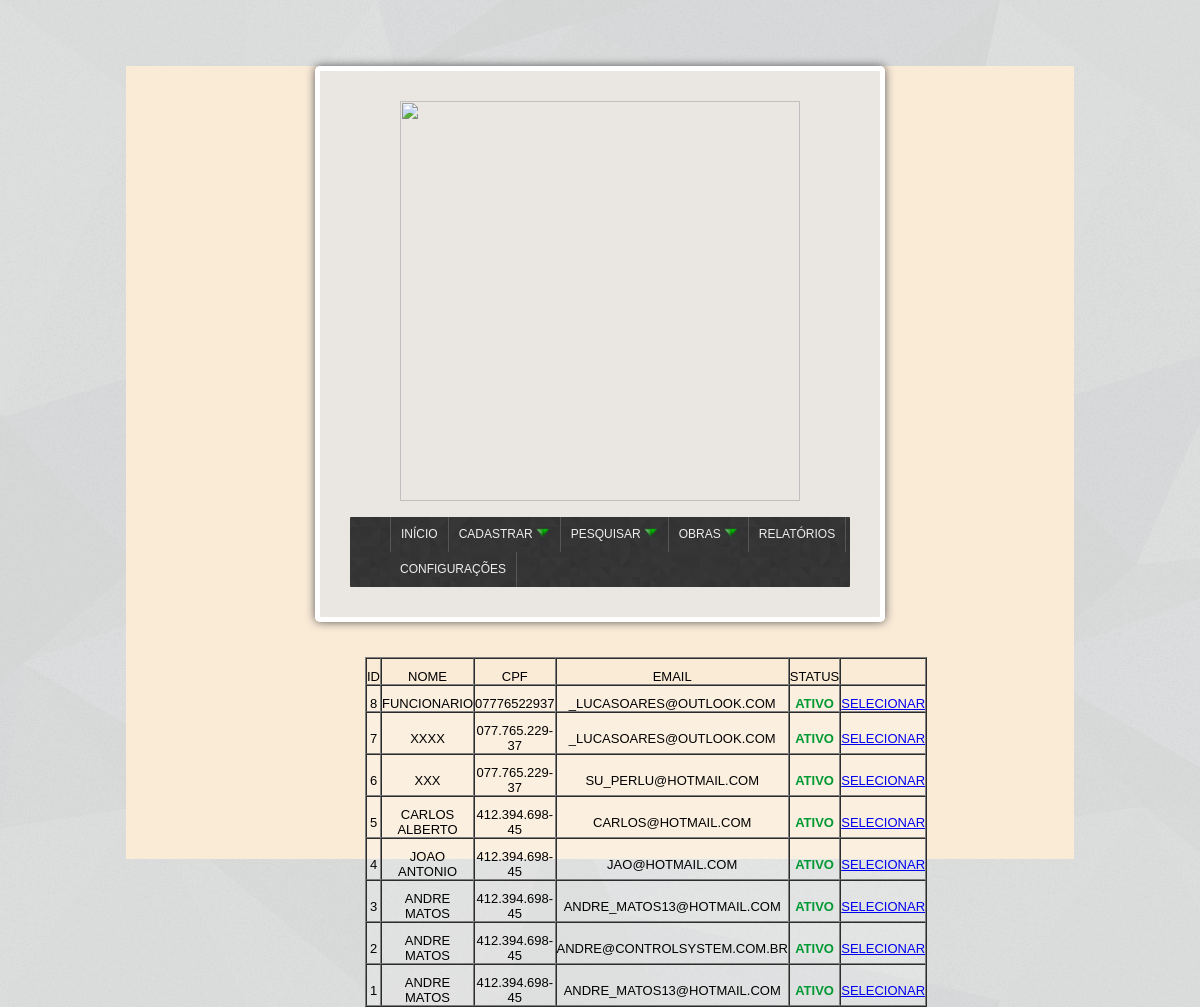
The page /reports/folha_ponto-1.php (signed in) on the database its author committed.
### tables this page shows
CREATE TABLE IF NOT EXISTS `funcionario` (
  `id_tabela` int(11) NOT NULL,
  `cod_serie` varchar(255) NOT NULL,
  `id` int(11) NOT NULL,
  `nome` varchar(255) NOT NULL,
  `cpf` varchar(14) NOT NULL,
  `rg` varchar(12) NOT NULL,
  `org_em_rg` varchar(255) NOT NULL,
  `data_em_rg` date NOT NULL,
  `num_tit_eleitor` varchar(30) NOT NULL,
  `data_nasc` date NOT NULL,
  `telefone` varchar(15) NOT NULL,
  `email` varchar(255) NOT NULL,
  `email_empresa` varchar(255) NOT NULL,
  `senha` varchar(255) NOT NULL,
  `is_admin` int(11) NOT NULL,
  `id_cbo` int(11) NOT NULL,
  `id_endereco` int(11) NOT NULL,
  `id_turno` int(11) NOT NULL,
  `id_empresa` int(11) NOT NULL,
  `id_empresa_filial` int(11) NOT NULL,
  `id_supervisor` int(11) NOT NULL,
  `id_dados_bancarios` int(11) NOT NULL,
  `data_adm` date NOT NULL COMMENT 'Data de admissão',
  `data_dem` date NOT NULL COMMENT 'Data de demissão',
  `salario_base` double NOT NULL,
  `id_valor_custo` int(11) NOT NULL,
  `qtd_horas_sem` int(11) NOT NULL,
  `num_cart_trab` varchar(50) NOT NULL,
  `num_serie_cart_trab` varchar(50) NOT NULL,
  `id_uf_cart_trab` int(11) NOT NULL COMMENT 'id do estado',
  `num_pis` varchar(20) NOT NULL,
  `data_ini` datetime NOT NULL COMMENT 'data inicio da validade do registro',
  `data_fim` datetime NOT NULL COMMENT 'data fim da validade do registro',
  `oculto` int(11) NOT NULL
);

### reports/folha_ponto-1.php (the view, shortened to what this page needs)
<html>
<head>
   <link rel="stylesheet" type="text/css" href="../../style.css">
</head>
<body>
   <div class="container">
      <div class="content">
            <div class="logo">
               <?php include_once("../view/logo.php"); ?>
            </div>
            <div class="menu">
                 <?php include_once("../view/menu_admin.php"); ?>
            </div>
            <div class="content-right" >
            	<?php
				 if($_GET['rel'] == 'funcionario'){
				 		$meses_qtd = date("m")-1;
				 		for($i=0; $i<$meses_qtd; $i++){
				 			switch($i){
				 				case 0:
				 					$meses[$i] = "Janeiro";
				 				break;
				 				case 1:
				 					$meses[$i] = "Fevereiro";
				 				break;
				 				case 2:
				 					$meses[$i] = "Março";
				 				break;
				 				case 3:
				 					$meses[$i] = "Abril";
				 				break;
				 				case 4:
				 					$meses[$i] = "Maio";
				 				break;
				 				case 5:
				 					$meses[$i] = "Junho";
				 				break;
				 				case 6:
				 					$meses[$i] = "Julho";
				 				break;
				 				case 7:
				 					$meses[$i] = "Agosto";
				 				break;
				 				case 8:
				 					$meses[$i] = "Setembro";
				 				break;
				 				case 9:
				 					$meses[$i] = "Outubro";
				 				break;
				 				case 10:
				 					$meses[$i] = "Novembro";
				 				break;
				 				case 11:
				 					$meses[$i] = "Dezembro";
				 				break;
				 			}
				 		}
				 		?>
							<form method="POST" action="relatorio.php?rel=folhaponto">
								<input type="hidden" id="id_func" name="id_func" value="<?php echo $_GET['id']; ?>">
								<table>
									<tr>
										<td colspan="3">Selecione o Mês e o Ano:</td>
									</tr>
									<tr>
										<td><span>Mês: </span></td>
										<td>
											<select name="mes" id="mes">
												<?php
													for($i=0; $i<count($meses); $i++){
														echo '<option value="'.$i.'"">'.$meses[$i].'</option>';
													}
												 ?>
											</select>
										</td>
										<td>
											<select name="ano" id="ano">
												<?php
												    $ano = date("Y");
													for($i=2015; $i <= $ano; $i++){
														echo '<option value="'.$i.'"">'.$i.'</option>';
													}
												 ?>
											</select>
										</td>
									</tr>
									<tr>
										<td colspan="2"><input type="submit" value="Gerar folha ponto"></td>
									</tr>
								</table>
							</form>
				 		<?php
				 }else{
						$busca = mysql_query("SELECT * FROM funcionario WHERE oculto = 0 ORDER BY id DESC") or die(mysql_error());
						if(mysql_num_rows($busca) > 0)
						{
						?>
							<table width="100%" border="1" cellpadding="0" cellspacing="0" id="listacliente" style="text-align:center; font-size: 13px;">
								<tr>
									<td>ID</td><td>Nome</td><td>CPF</td><td>Email</td><td>Status</td><td></td>
								</tr>
								<?php
								while ($ver = mysql_fetch_assoc($busca)){
								?>
								<tr align="center" valign="middle" style="background-color:rgba(255,255,255,0.2);" onMouseOver="style.backgroundColor='rgba(255,255,255,0.7)'" onMouseOut="style.backgroundColor='rgba(255,255,255,0.2)'">
									<td ><?php echo $ver['id']; ?></td>
									<td ><?php echo $ver['nome']; ?></td>
									<td ><?php echo $ver['cpf']; ?></td>
									<td ><?php echo $ver['email']; ?></td>
									<td ><?php $ver['oculto']=='1' ? print '<strong><span style="color:red">Oculto</span></strong>' : print '<strong><span style="color:#093">Ativo</span></strong>'; ?>
									</td>
									<td width="80">
										<a href="folha_ponto.php?rel=funcionario&id=<?php echo $ver['id']; ?>" title="Clique para selecionar"
										target="_self">Selecionar</a>
									</td>
								</tr>
								<?php }  ?>
							</table>
						<?php
						}else{
							print 'Sem Registros';
							}
				 }
						?>
            </div>
      </div>
   </div>
</body>
</html>

### view/logo.php
<img src="../images/logo_laboran.png" width="400px">

### view/menu_admin.php (shortened to what this page needs)
<ul class="menu-list">
    <li style="border-left: 1px solid#565656;"><a href='/viacampos/administrator/principal'>Início</a></li>
    <li>
      <a style=""><span style="float:left">Cadastrar </span><img style="float:left; margin-top:-2px; margin-left:2px;" src="../images/downarrow_1246.png" width="15px;"></a>
    </li>
    <li>
      <a style=""><span style="float:left">Pesquisar </span><img style="float:left; margin-left:2px; margin-top:-2px;" src="../images/downarrow_1246.png" width="15px;"></a>
    </li>
    <?php if($_SESSION['nivel_acesso'] == 0 || $_SESSION['nivel_acesso'] == 1){ ?>
      <li>
        <a style=""><span style="float:left">Obras </span><img style="float:left; margin-left:2px; margin-top:-2px;" src="../images/downarrow_1246.png" width="15px;"></a>
      </li>
    <?php } ?>
    <li><a href="/viacampos/administrator/define_relatorio">Relatórios</a></li>
    <li><a href="/viacampos/administrator/configuracoes">Configurações</a></li>
</ul>

### administrator/styles/style.css (style rules this page uses)
body { background: url("../../images/shattered.png"); font-family: Arial; }
body span, body table tr td span { font-size: 13px; }
.container { background-color:#FAEBD7; width: 80%; height: 80%; margin: 0 auto; }
.content { padding: 30px; background-color: rgba(230,230,230, 0.8); width: 500px; margin: 0 auto; margin-top: 7%; box-shadow: 0px 0px 10px #565656; border: 5px solid#fff; border-radius:5px; text-transform: uppercase; text-align: center; }
.content table { margin: 0 auto; margin-top: 50px; text-align: center; }
.content table td { text-align: center; padding-top:10px; }
.menu { background: url("../../images/footer_lodyas.png"); background-size: 200px; border-radius:1px; }
.menu .menu-list { list-style: none; }
.menu > .menu-list > li { float: left; position: relative; border-right: 1px solid#565656; }
.menu > .menu-list > li > a { padding: 10px; }
.menu .menu-list, .menu .sub-menu { list-style: none; }
.menu a, .menu a span { color: #eee; text-decoration: none; display: block; cursor: pointer; text-transform: uppercase; font-size: 12px; font-weight: 500; height:15px; }
.menu > .menu-list > li { float: left; position: relative; }
.menu:after { content: '.'; display: block; clear: both; visibility: hidden; line-height: 0; height: 0; }
.content-right { float:left; text-align: justify; margin-top: 20px; margin-left: 15px; }

### rows shown on the page
funcionario: id "8", nome "FUNCIONARIO", cpf "07776522937", email "_LUCASOARES@OUTLOOK.COM"
funcionario: id "7", nome "XXXX", cpf "077.765.229-37", email "_LUCASOARES@OUTLOOK.COM"
funcionario: id "6", nome "XXX", cpf "077.765.229-37", email "SU_PERLU@HOTMAIL.COM"
funcionario: id "5", nome "CARLOS ALBERTO", cpf "412.394.698-45", email "CARLOS@HOTMAIL.COM"
funcionario: id "4", nome "JOAO ANTONIO", cpf "412.394.698-45", email "JAO@HOTMAIL.COM"
funcionario: id "3", nome "ANDRE MATOS", cpf "412.394.698-45", email "ANDRE_MATOS13@HOTMAIL.COM"
funcionario: id "2", nome "ANDRE MATOS", cpf "412.394.698-45", email "ANDRE@CONTROLSYSTEM.COM.BR"
funcionario: id "1", nome "ANDRE MATOS", cpf "412.394.698-45", email "ANDRE_MATOS13@HOTMAIL.COM"
